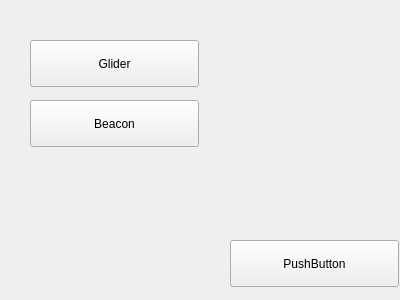
<?xml version="1.0" encoding="UTF-8"?>
<ui version="4.0">
 <class>Widget</class>
 <widget class="QWidget" name="Widget">
  <property name="geometry">
   <rect>
    <x>0</x>
    <y>0</y>
    <width>400</width>
    <height>300</height>
   </rect>
  </property>
  <property name="windowTitle">
   <string>Form</string>
  </property>
  <widget class="QPushButton" name="gliderButton">
   <property name="geometry">
    <rect>
     <x>30</x>
     <y>40</y>
     <width>169</width>
     <height>47</height>
    </rect>
   </property>
   <property name="text">
    <string>Glider</string>
   </property>
  </widget>
  <widget class="QPushButton" name="beaconButton">
   <property name="geometry">
    <rect>
     <x>30</x>
     <y>100</y>
     <width>169</width>
     <height>47</height>
    </rect>
   </property>
   <property name="text">
    <string>Beacon</string>
   </property>
  </widget>
  <widget class="QPushButton" name="pushButton">
   <property name="geometry">
    <rect>
     <x>230</x>
     <y>240</y>
     <width>169</width>
     <height>47</height>
    </rect>
   </property>
   <property name="text">
    <string>PushButton</string>
   </property>
  </widget>
 </widget>
 <resources/>
 <connections/>
</ui>
